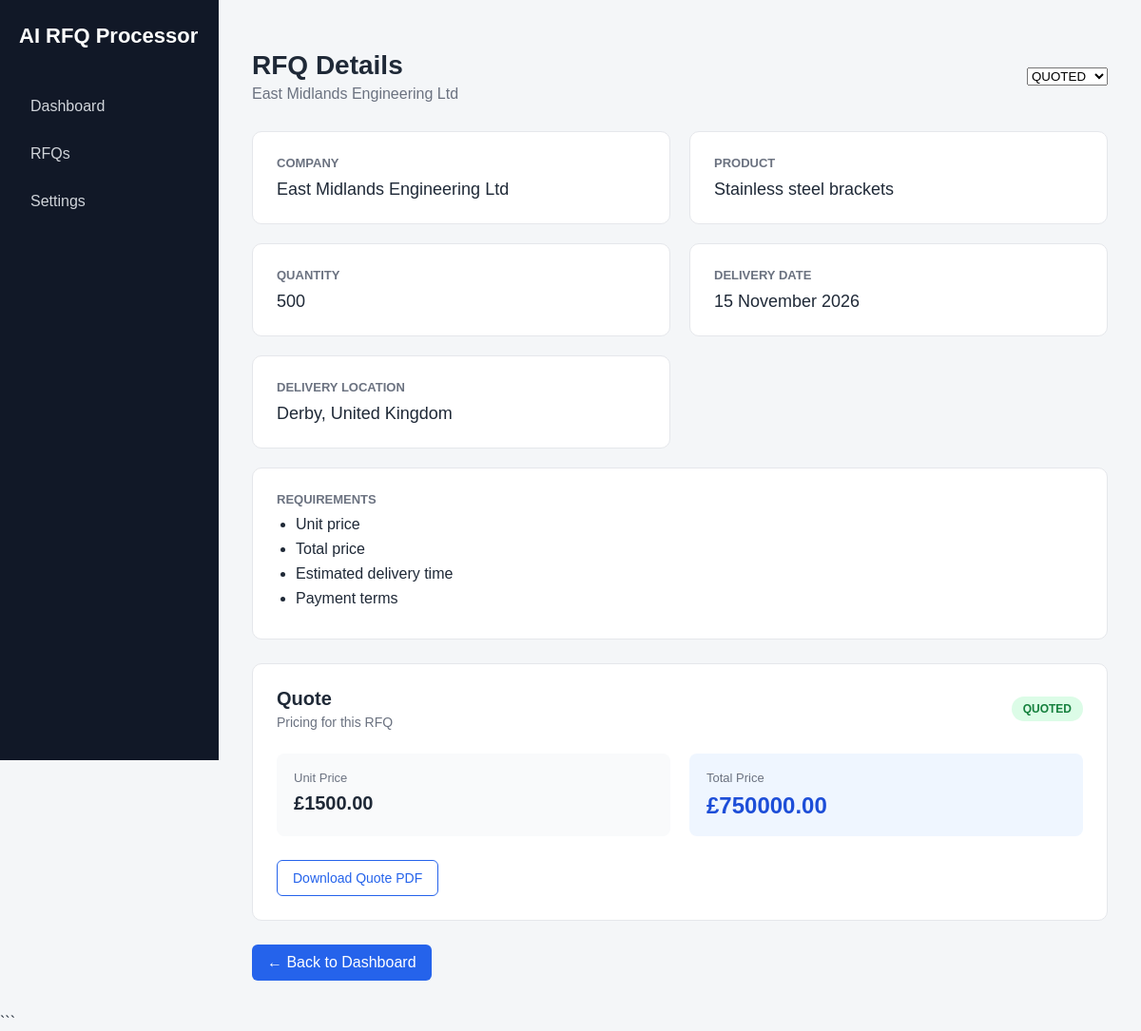
The app's page /rfq/1 with its own data.
### tables this page shows
CREATE TABLE rfqs (
        id INTEGER PRIMARY KEY AUTOINCREMENT,
        company TEXT,
        product TEXT,
        quantity INTEGER,
        delivery_date TEXT,
        delivery_location TEXT,
        requirements TEXT
    , status TEXT DEFAULT 'NEW', unit_price REAL, total_price REAL);

### web_app.py (the view)
@app.get("/rfq/{rfq_id}")
def view_rfq(request: Request, rfq_id: int):
    rfqs = get_rfqs()
    for rfq in rfqs:
        if rfq["id"] == rfq_id:
            return templates.TemplateResponse(
                request=request,
                name="rfq.html",
                context={
                    "rfq": rfq
                }
            )
    return {"error": "RFQ not found"}

### templates/rfq.html (shortened to what this page needs)
<!DOCTYPE html>
<html lang="en">
<head>
    <link rel="stylesheet" href="/static/style.css">
</head>
<body>
    <aside class="sidebar">
        <div class="logo">
            AI RFQ Processor
        </div>
        <a href="/" class="nav-item">
            Dashboard
        </a>
        <a href="#" class="nav-item">
            RFQs
        </a>
        <a href="#" class="nav-item">
            Settings
        </a>
    </aside>
    <main class="main">
        <div class="header">
            <div>
                <h1>RFQ Details</h1>
                <p class="subtitle">
                    {{ rfq["company"] }}
                </p>
            </div>
            <form action="/rfq/{{ rfq['id'] }}/status" method="post">
                <select name="status" onchange="this.form.submit()">
                    <option value="QUOTED" {% if rfq["status"] == "QUOTED" %}selected{% endif %}>
                        QUOTED
                    </option>
                </select>
            </form>
        </div>
        <section class="rfq-details">
            <div class="detail-card">
                <h3>Company</h3>
                <p>
                    {{ rfq["company"] }}
                </p>
            </div>
            <div class="detail-card">
                <h3>Product</h3>
                <p>
                    {{ rfq["product"] }}
                </p>
            </div>
            <div class="detail-card">
                <h3>Quantity</h3>
                <p>
                    {{ rfq["quantity"] }}
                </p>
            </div>
            <div class="detail-card">
                <h3>Delivery Date</h3>
                <p>
                    {{ rfq["delivery_date"] }}
                </p>
            </div>
            <div class="detail-card">
                <h3>Delivery Location</h3>
                <p>
                    {{ rfq["delivery_location"] }}
                </p>
            </div>
            <div class="detail-card requirements-card">
                <h3>Requirements</h3>
                <ul class="requirements-list">
                    {% for requirement in rfq["requirements"].split(", ") %}
                    <li>
                        {{ requirement }}
                    </li>
                    {% endfor %}
                </ul>
            </div>
        </section>
        <section class="quote-section">
            <div class="quote-header">
                <div>
                    <h2>Quote</h2>
                    <p>Pricing for this RFQ</p>
                </div>
                {% if rfq["unit_price"] is not none %}
                    <span class="quote-status">QUOTED</span>
                {% endif %}
            </div>
            {% if rfq["unit_price"] is not none %}
                <div class="quote-pricing">
                    <div class="price-item">
                        <span>Unit Price</span>
                        <strong>£{{ "%.2f"|format(rfq["unit_price"]) }}</strong>
                    </div>
                    <div class="price-item total">
                        <span>Total Price</span>
                        <strong>£{{ "%.2f"|format(rfq["total_price"]) }}</strong>
                    </div>
                </div>
                <a
                    href="/rfq/{{ rfq['id'] }}/quote/pdf"
                    class="download-button"
                >
                    Download Quote PDF
                </a>
            {% endif %}
        </section>
        <a href="/" class="back-button">
            ← Back to Dashboard
        </a>
    </main>
</body>
</html>

### static/style.css (style rules this page uses)
* { box-sizing: border-box; margin: 0; padding: 0; }
body { font-family: Arial, sans-serif; background: #f4f6f8; color: #1f2937; }
.sidebar { position: fixed; left: 0; top: 0; width: 230px; height: 100vh; background: #111827; color: white; padding: 25px 20px; }
.logo { font-size: 22px; font-weight: bold; margin-bottom: 40px; }
.nav-item { display: block; padding: 12px; margin-bottom: 8px; border-radius: 6px; color: #d1d5db; text-decoration: none; }
.main { margin-left: 230px; padding: 35px; }
.header { display: flex; justify-content: space-between; align-items: center; margin-bottom: 30px; }
.header h1 { font-size: 28px; }
.subtitle { color: #6b7280; margin-top: 5px; }
.rfq-details { display: grid; grid-template-columns: repeat(2, 1fr); gap: 20px; margin-bottom: 25px; }
.detail-card { background: white; border-radius: 10px; padding: 25px; border: 1px solid #e5e7eb; }
.detail-card h3 { font-size: 13px; color: #6b7280; margin-bottom: 10px; text-transform: uppercase; }
.detail-card p { font-size: 18px; font-weight: 500; }
.requirements-card { grid-column: span 2; }
.back-button { display: inline-block; padding: 10px 16px; background: #2563eb; color: white; text-decoration: none; border-radius: 6px; }
.requirements-list { padding-left: 20px; }
.requirements-list li { margin-bottom: 8px; }
.quote-section { background: white; border: 1px solid #e5e7eb; border-radius: 10px; padding: 25px; margin-bottom: 25px; }
.quote-header { display: flex; justify-content: space-between; align-items: center; margin-bottom: 25px; }
.quote-header h2 { font-size: 20px; margin-bottom: 5px; }
.quote-header p { color: #6b7280; font-size: 14px; }
.quote-status { background: #dcfce7; color: #15803d; padding: 6px 12px; border-radius: 20px; font-size: 12px; font-weight: bold; }
.quote-pricing { display: flex; gap: 20px; margin-bottom: 25px; }
.price-item { flex: 1; padding: 18px; background: #f9fafb; border-radius: 8px; }
.price-item span { display: block; color: #6b7280; font-size: 13px; margin-bottom: 8px; }
.price-item strong { font-size: 20px; }
.price-item.total { background: #eff6ff; }
.price-item.total strong { font-size: 24px; color: #1d4ed8; }
.download-button { display: inline-block; padding: 10px 16px; background: white; color: #2563eb; border: 1px solid #2563eb; border-radius: 6px; text-decoration: none; font-size: 14px; font-weight: 500; }

### records on screen
rfqs: company "East Midlands Engineering Ltd", status "QUOTED", product "Stainless steel brackets", quantity "500", delivery_date "15 November 2026", delivery_location "Derby, United Kingdom", unit_price "1500.00", total_price "750000.00"

### other values on screen
{{ requirement }} "Unit price" "Total price" "Estimated delivery time" "Payment terms"
